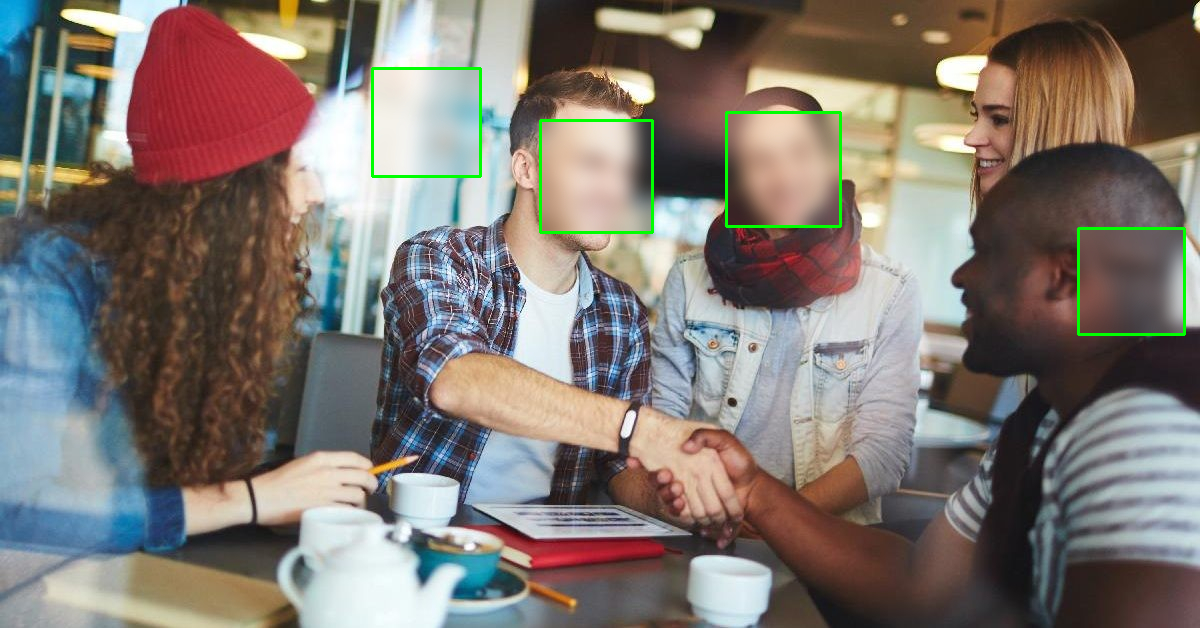
#> input picture temp/590c039d-8b2f-43ff-be9e-fa38833d653e.jpg, 1200 x 628 px
$ python -i face_blur.py   (imports and definitions only)
#> lines starting #> are read from the running program, lines starting #| are printed output that depends on the picture
"""
face_blur.py
Simple script to detect faces and blur or pixelate them in images.
Usage examples:
  pyhton face_blur.py --input images/photo.jpg --output out.jpg --mode blur --level 25
  python face_blur.py --input_folder images/ --output_folder out/ --mode pixelate --level 10
"""

import cv2
import numpy as np
import os
from PIL import Image
import argparse

def load_face_cascade():
  # OpenCV ships with Haar Cascade files accessible via cv2.data.haarcascades
  cascade_path = cv2.data.haarcascades + "haarcascade_frontalface_default.xml"
  if not os.path.exists(cascade_path):
    raise RuntimeError(f"Haar cascade not found at {cascade_path}")
  return cv2.CascadeClassifier(cascade_path)

def blur_region(img, x, y, w, h, level=25):
  """Apply Gaussian blur to the ROI. Level controls kernel size (odd int)."""
  roi = img[y:y+h, x:x+w]
  # Compute kernel size from level (must be odd)
  k = max(1, int(level)// 2 * 2 + 1)
  blurred = cv2.GaussianBlur(roi,(k,k), 0)
  img[y:y+y+h, x:x+w] = blurred
  return img

# [12 lines left out: function pixelate_region, not called in this run]


def detect_faces(gray_img, cascade, scaleFactor=1.1, minNeighbors=5, minSize=(30,30)):
  faces = cascade.detectMultiScale(gray_img, scaleFactor=scaleFactor,minNeighbors=minNeighbors, minSize=minSize)
  return faces

def process_image(path_in, path_out, mode='blur', level=25, draw_rect=False):
#> called with path_out = 'out.png', mode = 'blur', level = 25, draw_rect = False
  img = cv2.imread(path_in)
#> img is the input picture: shape (628, 1200, 3); mean B, G, R 113.2, 119.6, 127.4
  if img is None:
    raise RuntimeError(f"Could not read image: {path_in}")
  orig = img.copy()
  gray = cv2.cvtColor(img, cv2.COLOR_BGR2GRAY)
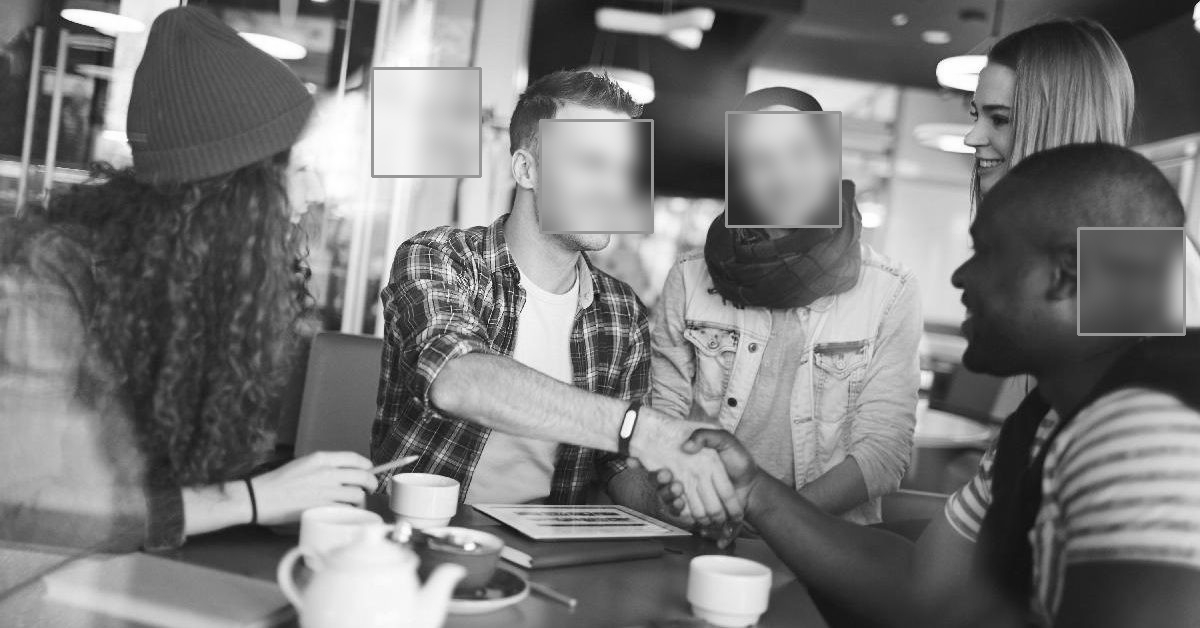
#> gray: shape (628, 1200); min 4, max 255, mean 121.2
  cascade = load_face_cascade()
  faces = detect_faces(gray, cascade)
#> in detect_faces, `faces = cascade.detectMultiScale(gray_img, scaleFactor=scaleFactor,min..`: faces = [[538, 124, 102, 102]]
#> faces = [[538, 124, 102, 102]]
  for (x, y, w, h) in faces:
    if mode == 'blur':
      img = blur_region(img, x, y, w, h, level=level)
    elif mode == 'pixelate':
      img = pixelate_region(img, x, y, w, h, level=level)
    else:
      raise ValueError("mode must be 'blur' or 'pixelate'")
    if draw_rect:
      cv2.rectangle(img,(x, y), (x+w, y+h), (0, 255, 0), 2)
#> this loop made 1 pass
#> (x, y, w, h, k in blur_region) on pass 1: (538, 124, 102, 102, 25)
#> pass 1, in blur_region, `roi = img[y:y+h, x:x+w]`:
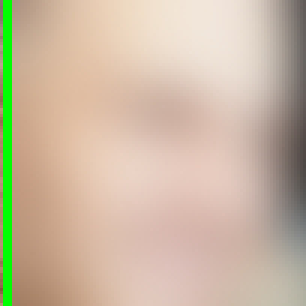
#> roi: shape (102, 102, 3) (shown 3 times larger); mean B, G, R 161.5, 184.8, 201.3
#> pass 1, in blur_region, `blurred = cv2.GaussianBlur(roi,(k,k), 0)`:
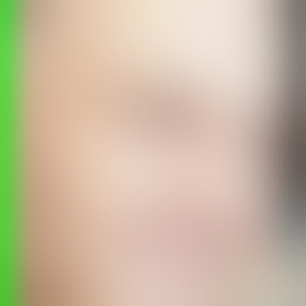
#> blurred: shape (102, 102, 3) (shown 3 times larger); mean B, G, R 161.3, 185.2, 201.1

  # ensure output dir exists
  os.makedirs(os.path.dirname(path_out) or '.', exist_ok=True)
  # Write the result
  cv2.imencode('.jpg', img)[1].tofile(path_out) # safer for unique code paths on windows
  return len(faces)

# [32 lines left out: functions process_folder, main, not called in this run]

# [2 lines not run here, left out]


#> (the run stopped early here; a loop or call above may not have finished)
